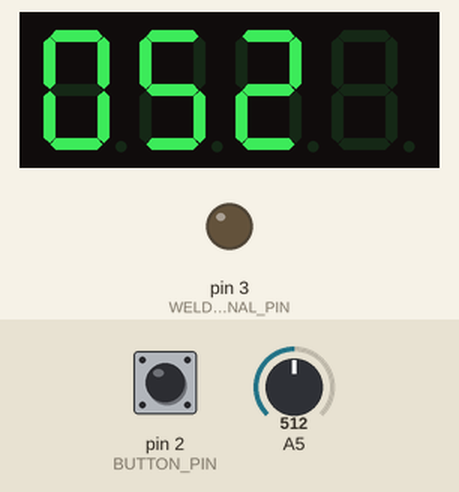
This sketch was run on a simulated Arduino Uno, built with avr-gcc and run on an emulated ATmega328P. Shown: 4-digit seven-segment display, output pins drawn as LEDs (lit = HIGH). Wiring (inferred from the names in the program): 4-digit 7-segment display, segments lit when LOW: segments pin 4, pin 5, pin 6, pin 7, pin 8, pin 9, pin 10; digit selects pin 11, pin 12, pin 13, pin 14. The inputs (shaded band) are chosen by the test bench; at power-on: A5 = 512, pin 2 (BUTTON_PIN) HIGH. The segment pins are drawn as the display they are named for; pins used as bus, display or sensor lines are not drawn.

Above: at 1.2 s.
1.3 s: A5 set to 716
At 1.8 s:
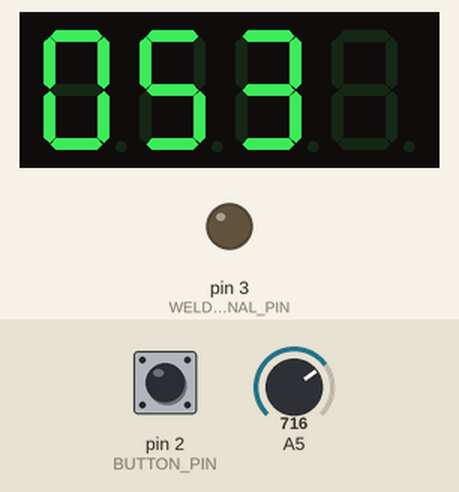
2.9 s: A5 set to 900
At 3.8 s:
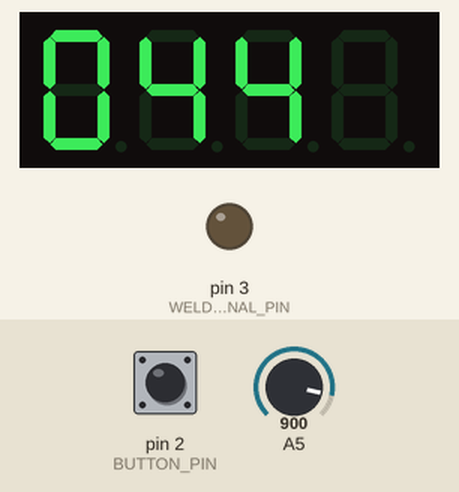
4.5 s: A5 set to 1023
At 5.6 s:
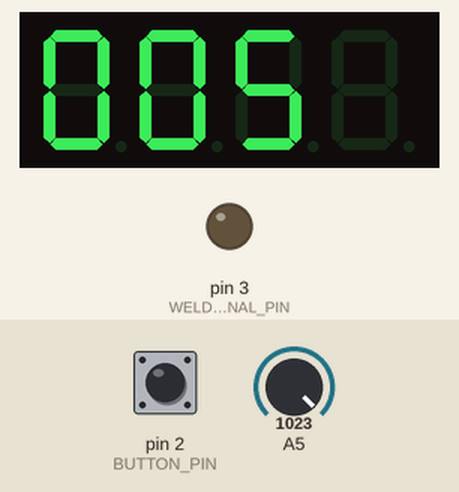
Timing chart, 0 to 7.5 s (numbered marks = the images above; inputs shaded):
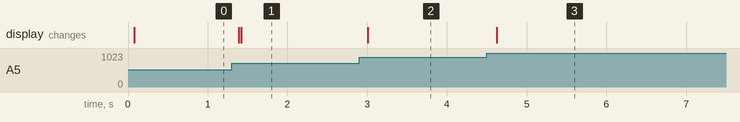

The sketch:

SpotWelder.ino
```cpp
// (licence header left out)
#define SHORT_RATIO     10
#define DEBOUNCE_DELAY  10    //ms delay before start of weld to let contact bounce die down
#define INTERIM_DELAY   20    //ms delay between the two pulses
#define SAFETY_DELAY    1000  //ms delay following the weld sequence to prevent continual activation
#define BLANK           10    //extra character for digits (0-9)
/*
 *   _A
 * F|_|B
 * E|_|C
 *   D
 * See display datasheet for more details
 */
#define BUTTON_PIN 2
#define WELD_SIGNAL_PIN 3
#define A_PIN 4
#define B_PIN 5
#define C_PIN 6
#define D_PIN 7
#define E_PIN 8
#define F_PIN 9
#define G_PIN 10
#define D1_PIN 11
#define D2_PIN 12
#define D3_PIN 13
#define D4_PIN 14 //A0

/* On-Off states for element pins. A high output results in an element being off, and a low output results in an element being illuminated (common anode construction) */
const int digits[11][7] = {{0,0,0,0,0,0,1}, //0
                           {1,0,0,1,1,1,1}, //1
                           {0,0,1,0,0,1,0}, //2
                           {0,0,0,0,1,1,0}, //3
                           {1,0,0,1,1,0,0}, //4
                           {0,1,0,0,1,0,0}, //5
                           {0,1,0,0,0,0,0}, //6
                           {0,0,0,1,1,1,1}, //7
                           {0,0,0,0,0,0,0}, //8
                           {0,0,0,1,1,0,0}, //9
                           {1,1,1,1,1,1,1}};//BLANK

int dial_period,period,short_period;  //For calculating period
int dig3,dig2,dig1,dig0;              //Left digit->Right digit for display

void weldISR();
void printDig(int);
void printPeriod();

void setup() {
  for (int i = 3; i <= D4_PIN; i++) pinMode(i,OUTPUT);                //Setup all outputs
  for (int i = 11; i<= D4_PIN; i++) digitalWrite(i,LOW);              //Turn all digits off
  pinMode(BUTTON_PIN,INPUT);                                          //Setup input button for initiating welds
  attachInterrupt(digitalPinToInterrupt(BUTTON_PIN),weldISR,FALLING); //Set the input button as an interrupt, attach to the ISR
}

void loop() {
  printPeriod();
}

void weldISR(){
  delay(DEBOUNCE_DELAY);
  digitalWrite(WELD_SIGNAL_PIN,HIGH);
  delay(short_period);
  digitalWrite(WELD_SIGNAL_PIN,LOW);
  delay(INTERIM_DELAY);
  digitalWrite(WELD_SIGNAL_PIN,HIGH);
  delay(period);
  digitalWrite(WELD_SIGNAL_PIN,LOW);
  delay(SAFETY_DELAY);
  return;
}

void printDig(int dig){
  for(int i = 4; i <=10; i++){
    digitalWrite(i,digits[dig][i-4]);
  }
}

void printPeriod(){
  dial_period = analogRead(A5);
  period = map(dial_period,0,1023,1,500);
  short_period = period / SHORT_RATIO;

  //dig3, period/1000, if = 0, don't display
  dig3 = period/1000;
  (dig3 == 0)? printDig(BLANK):printDig(dig3);
  digitalWrite(D4_PIN,HIGH);
  delay(15);
  digitalWrite(D4_PIN,LOW);

  //dig2, period%1000/100, if =dig3=0, dont display
  dig2 = period%1000/100;
  (dig2 == 0 && dig3 == 0)? printDig(BLANK):printDig(dig2);
  digitalWrite(D3_PIN,HIGH);
  delay(15);
  digitalWrite(D3_PIN,LOW);

  //dig1, period%100/10, if =dig3=dig2=0, dont display
  dig1 = period%100/10;
  (dig1 == 0 && dig2 == 0 && dig3 == 0)? printDig(BLANK):printDig(dig1);
  digitalWrite(D2_PIN,HIGH);
  delay(15);
  digitalWrite(D2_PIN,LOW);

  //dig0, period%10
  dig0 = period%10;
  printDig(dig0);
  digitalWrite(D1_PIN,HIGH);
  delay(15);
  digitalWrite(D1_PIN,LOW);
}
```

Measured:
- after the input at 1.3 s, the display: first changes after 0.09 s (image 1 shows a later state)
- after the input at 2.9 s, the display: changes after 0.11 s (image 2)
- after the input at 4.5 s, the display: changes after 0.12 s (image 3)
